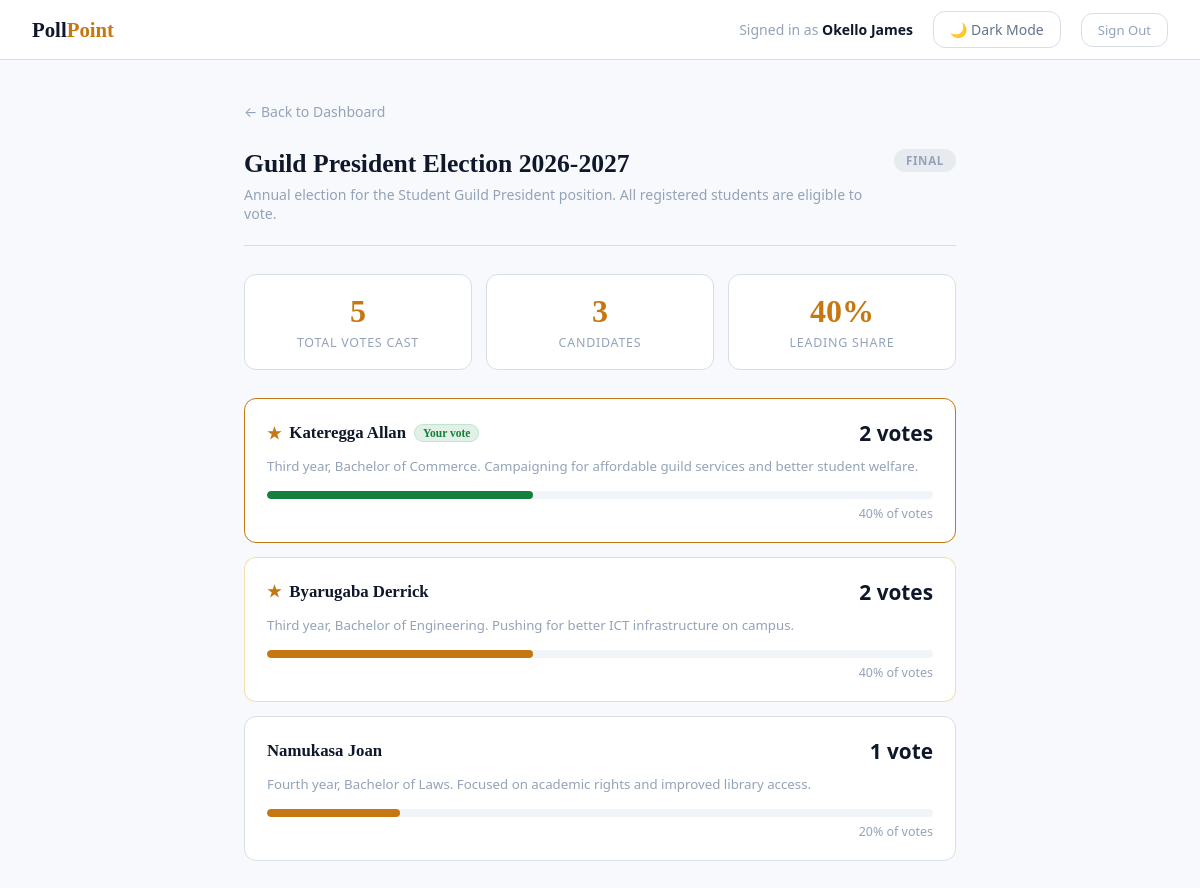
The page /results.php?election_id=1 (signed in) on the database its author committed.
### tables this page shows
CREATE TABLE `elections` (
  `id` int UNSIGNED NOT NULL,
  `title` varchar(200) NOT NULL,
  `description` text,
  `status` enum('pending','open','closed') NOT NULL DEFAULT 'pending',
  `created_by` int UNSIGNED NOT NULL,
  `created_at` datetime NOT NULL DEFAULT CURRENT_TIMESTAMP
);

CREATE TABLE `candidates` (
  `id` int UNSIGNED NOT NULL,
  `election_id` int UNSIGNED NOT NULL,
  `name` varchar(100) NOT NULL,
  `description` text,
  `added_at` datetime NOT NULL DEFAULT CURRENT_TIMESTAMP
);

### results.php (the view, shortened to what this page needs)
<?php
require_once 'db.php';
$student_id  = $_SESSION['user_id'];
$election_id = intval($_GET['election_id'] ?? 0);
$stmt = mysqli_prepare($conn,
    "SELECT id, title, description, status FROM elections WHERE id = ?"
);
mysqli_stmt_bind_param($stmt, "i", $election_id);
mysqli_stmt_execute($stmt);
$result   = mysqli_stmt_get_result($stmt);
$election = mysqli_fetch_assoc($result);
$stmt = mysqli_prepare($conn,
    "SELECT
        c.id,
        c.name,
        c.description,
        COUNT(v.id) AS vote_count
     FROM candidates c
     LEFT JOIN votes v ON v.candidate_id = c.id AND v.election_id = ?
     WHERE c.election_id = ?
     GROUP BY c.id, c.name, c.description
     ORDER BY vote_count DESC"
);
mysqli_stmt_bind_param($stmt, "ii", $election_id, $election_id);
mysqli_stmt_execute($stmt);
$result     = mysqli_stmt_get_result($stmt);
$candidates = [];
while ($row = mysqli_fetch_assoc($result)) {
    $candidates[] = $row;
}
$total_votes = array_sum(array_column($candidates, 'vote_count'));
$max_votes = !empty($candidates) ? $candidates[0]['vote_count'] : 0;
$my_vote_candidate_id = null;
$stmt = mysqli_prepare($conn,
    "SELECT candidate_id FROM votes WHERE student_id = ? AND election_id = ?"
);
mysqli_stmt_bind_param($stmt, "ii", $student_id, $election_id);
mysqli_stmt_execute($stmt);
$result = mysqli_stmt_get_result($stmt);
$my_vote_row = mysqli_fetch_assoc($result);
if ($my_vote_row) {
    $my_vote_candidate_id = $my_vote_row['candidate_id'];
}
?>
<!DOCTYPE html>
<html lang="en">
<head>
    <link rel="stylesheet" href="styles.css">
</head>
<body>
<nav class="topbar">
    <div class="topbar-logo">Poll<span>Point</span></div>
    <div class="topbar-right">
        <span class="topbar-name">
            Signed in as <strong><?php echo htmlspecialchars($_SESSION['full_name']); ?></strong>
        </span>
        <button id="theme-toggle-btn" class="theme-toggle-btn" onclick="toggleTheme()">🌙 Dark Mode</button>
        <a href="logout.php" class="btn-logout">Sign Out</a>
    </div>
</nav>
<main class="main">
    <a href="student_dashboard.php" class="back-link">&#8592; Back to Dashboard</a>
    <div class="page-header">
        <div>
            <h1><?php echo htmlspecialchars($election['title']); ?></h1>
            <p><?php echo htmlspecialchars($election['description']); ?></p>
        </div>
        <span class="status-pill pill-<?php echo $election['status']; ?>">
            <?php echo $election['status'] === 'open' ? 'Live' : 'Final'; ?>
        </span>
    </div>
    <div class="summary-row">
        <div class="summary-box">
            <span class="summary-number"><?php echo $total_votes; ?></span>
            <div class="summary-label">Total Votes Cast</div>
        </div>
        <div class="summary-box">
            <span class="summary-number"><?php echo count($candidates); ?></span>
            <div class="summary-label">Candidates</div>
        </div>
        <div class="summary-box">
            <span class="summary-number">
                <?php echo $max_votes > 0 ? round(($max_votes / $total_votes) * 100) : 0; ?>%
            </span>
            <div class="summary-label">Leading Share</div>
        </div>
    </div>
    <?php if (empty($candidates)): ?>
        <div class="empty-state">No candidates found for this election.</div>
    <?php else: ?>
    <div class="results-list">
        <?php foreach ($candidates as $index => $c):
            $pct        = $total_votes > 0 ? round(($c['vote_count'] / $total_votes) * 100) : 0;
            $is_leader  = ($c['vote_count'] === $max_votes && $max_votes > 0);
            $is_my_vote = ($c['id'] === $my_vote_candidate_id);
            $row_class  = '';
            if ($is_leader)  $row_class .= ' leader';
            if ($is_my_vote) $row_class .= ' my-vote';
        ?>
        <div class="result-row <?php echo trim($row_class); ?>">
            <div class="result-top">
                <div class="result-name">
                    <?php if ($is_leader && $total_votes > 0): ?>
                        <span class="crown">&#9733;</span>
                    <?php endif; ?>
                    <?php echo htmlspecialchars($c['name']); ?>
                    <?php if ($is_my_vote): ?>
                        <span class="voted-for-tag">Your vote</span>
                    <?php endif; ?>
                </div>
                <div class="result-count">
                    <?php echo $c['vote_count']; ?>
                    <?php echo $c['vote_count'] === 1 ? 'vote' : 'votes'; ?>
                </div>
            </div>
            <p class="result-desc"><?php echo htmlspecialchars($c['description']); ?></p>
            <div class="bar-track">
                <div class="bar-fill" style="width: <?php echo $pct; ?>%"></div>
            </div>
            <div class="bar-percent"><?php echo $pct; ?>% of votes</div>
        </div>
        <?php endforeach; ?>
    </div>
    <?php endif; ?>
</main>
</body>
</html>

### styles.css (style rules this page uses)
:root { color-scheme: light; --font-sans: system-ui, -apple-system, BlinkMacSystemFont, "Segoe UI", Roboto, Arial, sans-serif; --font-serif: Georgia, "Times New Roman", Times, serif; --space-1: 4px; --space-2: 8px; --space-3: 12px; --space-4: 16px; --space-5: 20px; --space-6: 24px; --space-8: 32px; --space-10: 40px; --radius-sm: 8px; --radius-md: 12px; --radius-lg: 16px; --radius-xl: 20px; --bg-page: #f7f9fc; --bg-surface: #ffffff; --bg-surface-2: #f1f5f9; --bg-surface-3: #eaf0f7; --bg-overlay: rgba(15, 23, 42, 0.55); --text-primary: #0f172a; --text-secondary: #64748b; --text-muted: #94a3b8; --text-inverse: #ffffff; --border-subtle: #d7dee8; --border-strong: #b8c3d3; --shadow-sm: 0 1px 2px rgba(15, 23, 42, 0.06); --shadow-md: 0 10px 30px rgba(15, 23, 42, 0.10); --shadow-lg: 0 18px 45px rgba(15, 23, 42, 0.14); --accent: #c7770f; --accent-hover: #a9640b; --accent-soft: rgba(199, 119, 15, 0.12); --success: #15803d; --success-soft: rgba(21, 128, 61, 0.12); --warning: #b45309; --warning-soft: rgba(180, 83, 9, 0.12); --danger: #dc2626; --danger-soft: rgba(220, 38, 38, 0.12); --info: #2563eb; --info-soft: rgba(37, 99, 235, 0.12); --focus-ring: 0 0 0 3px rgba(199, 119, 15, 0.22); --transition-fast: 120ms ease; --transition-base: 180ms ease; --transition-slow: 260ms ease; --page-background: var(--bg-page); --surface: var(--bg-surface); --surface-elevated: var(--bg-surface-2); --surface-raised: var(--bg-surface-3); --card-background: var(--bg-surface); --card-border: var(--border-subtle); --header-background: var(--bg-surface); --input-background: var(--bg-surface); --input-border: var(--border-subtle); --input-text: var(--text-primary); --input-placeholder: var(--text-muted); --button-primary-bg: var(--accent); --button-primary-text: var(--text-inverse); --button-primary-hover: var(--accent-hover); --button-secondary-bg: var(--bg-surface-2); --button-secondary-text: var(--text-primary); --button-secondary-border: var(--border-subtle); --table-header-bg: var(--bg-surface-2); --table-row-hover: var(--bg-surface-2); --modal-backdrop: var(--bg-overlay); }
html { background: var(--page-background); }
body { background: var(--page-background); color: var(--text-primary); font-family: var(--font-sans); transition: background-color var(--transition-base), color var(--transition-base); }
button, input, select, textarea { font: inherit; }
.theme-toggle-btn { display: inline-flex; align-items: center; gap: var(--space-2); padding: var(--space-2) var(--space-4); background: transparent; border: 1px solid var(--border-subtle); border-radius: var(--radius-md); color: var(--text-secondary); font-family: var(--font-sans); font-size: 0.875rem; cursor: pointer; transition: border-color var(--transition-base), color var(--transition-base), background-color var(--transition-base); white-space: nowrap; }

### rows shown on the page
elections: title "Guild President Election 2026-2027", description "Annual election for the Student Guild President position. All registered students are eligible to vote."
candidates: name "Kateregga Allan", shows "Your vote", vote_count "2", shows "votes", description "Third year, Bachelor of Commerce. Campaigning for affordable guild services and better student welfare.", pct "40"
candidates: name "Byarugaba Derrick", vote_count "2", shows "votes", description "Third year, Bachelor of Engineering. Pushing for better ICT infrastructure on campus.", pct "40"
candidates: name "Namukasa Joan", vote_count "1", description "Fourth year, Bachelor of Laws. Focused on academic rights and improved library access.", pct "20"

### other values the page prints
$_SESSION['full_name'] "Okello James"
$total_votes "5"
count($candidates) "3"
